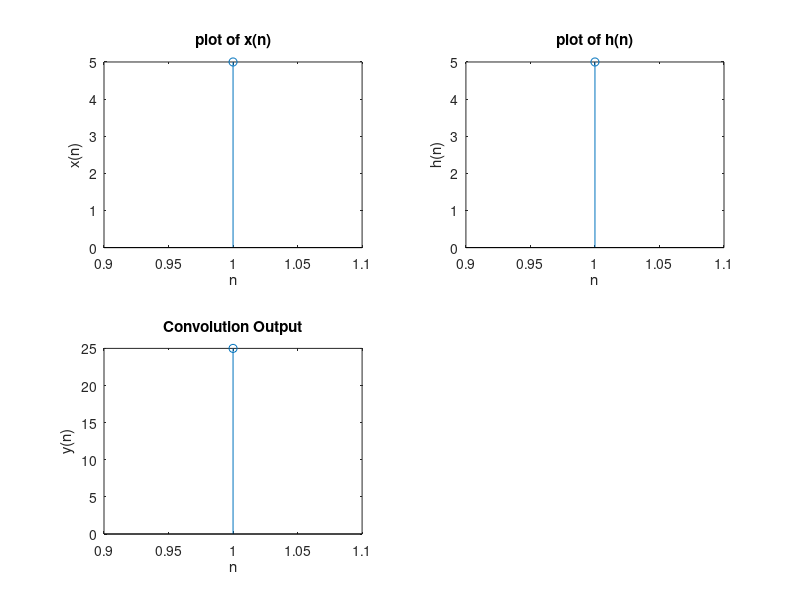

This chart was generated by the following MATLAB code:
clc; % clear screen
clear all; % clear work space
close all; % close all figure windows
xn = input('enter the first sequence x(n) = '); % first sequence
hn = input('enter the second sequence h(n) = '); % second sequence
N = length(xn)+length(hn)-1; % length of output
Xk = fft(xn,N); % N point DFT of first sequence
Hk = fft(hn,N); % N point DFT of second sequence
Yk = Xk.*Hk; % multiplication of DFTs of first and second sequence
yn = ifft(Yk,N); % take inverse DFT
disp('Linear convolution of x(n) and h(n) =');
disp(yn); % display the output
subplot(2,2,1); % graphical display of first sequence
stem(xn);
xlabel('n');
ylabel('x(n)');
title('plot of x(n)');
subplot(2,2,2); % graphical display of second sequence
stem(hn);
xlabel('n');
ylabel('h(n)');
title('plot of h(n)');
subplot(2,2,3); % graphical display of output sequence
stem(yn);
xlabel('n');
ylabel('y(n)');
title('Convolution Output');